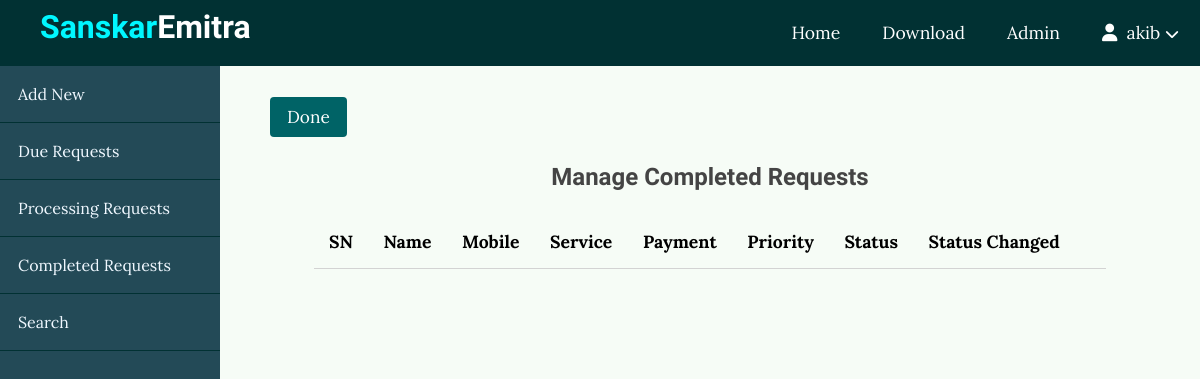
The page /customer/manage/completed (signed in) on the database as committed earlier.
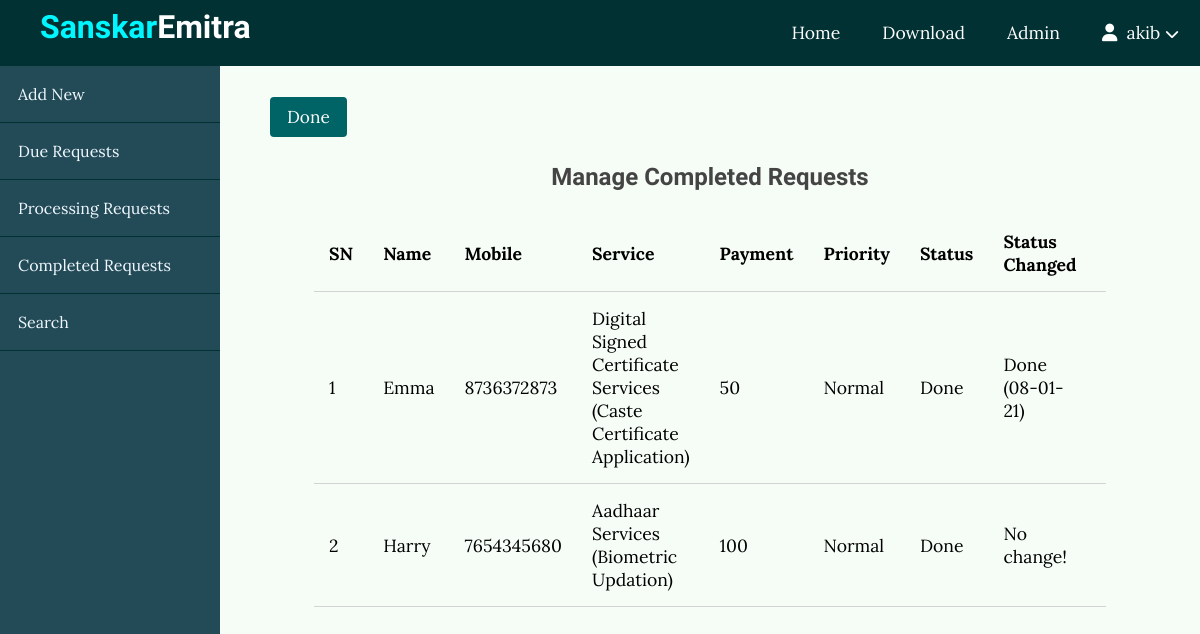
The same page on the database as committed later.
### customer/models.py (models this page shows)
class CustomerRecord(models.Model):
    name = models.CharField(max_length=100)
    mobile = models.CharField(max_length=10)
    service = models.CharField(max_length=100)
    subservice = models.CharField(max_length=100)
    payment = models.IntegerField()
    advance = models.IntegerField(default=0)
    priority = models.CharField(max_length=6)
    status = models.CharField(max_length=10, default='Due')
    StatusChanged = models.CharField(max_length=30, default='No change!')
    date = models.DateField(auto_now_add=True, blank=False)

### customer/views.py (the view)
# urls.py: path('manage/completed', views.manage_completed_view, name='manage_completed'),
@login_required(login_url="emitr:login")
def manage_completed_view(request):
    if request.method == "POST" and "remove" in request.POST:
        CustomerRecord.objects.get(pk=request.POST["remove"]).delete()
        messages.info(request, 'Successfully Deleted Record!')
        return HttpResponseRedirect(reverse("customer:manage_completed"))
    return render(request, 'customer/manage_completed.html', {
        'records': CustomerRecord.objects.filter(status='Done').order_by('-date')
    })

### customer/templates/customer/manage_completed.html (shortened to what this page needs)
{% extends 'customer/layout.html' %}
{% block main %}
    <div class="admin-content">
        <div class="button-group">
            <a href="{% url 'customer:completed' %}" class="btn">Done</a>
        </div>
        <div class="content">
            <h2 class="page-title">Manage Completed Requests</h2>
            <table>
                <thead>
                    <th>SN</th>
                    <th>Name</th>
                    <th>Mobile</th>
                    <th>Service</th>
                    <th>Payment</th>
                    <th>Priority</th>
                    <th>Status</th>
                    <th>Status Changed</th>
                    <th colspan="1"></th>
                </thead>
                <tbody>
                    {% for record in records %}
                    <tr>
                        <td>{{ forloop.counter }}</td>
                        <td>{{ record.name }}</td>
                        <td>{{ record.mobile }}</td>
                        <td>{{ record.service }} ({{ record.subservice }})</td>
                        <td>{{ record.payment }}</td>
                        <td>{{ record.priority }}</td>
                        <td>{{ record.status }}</td>
                        <td>{{ record.StatusChanged }}</td>
                        <td>
                        </td>
                    </tr>
                    {% endfor %}
                </tbody>
            </table>
        </div>
    </div>
{% endblock %}

Rows that differ between the two databases and show on the page:
now on this page (row edited): CustomerRecord: name "Emma", mobile "8736372873", service "Digital Signed Certificate Services", subservice "Caste Certificate Application", payment "50", priority "Normal", status "Done", StatusChanged "Done (08-01-21)"
now on this page (row edited): CustomerRecord: name "Harry", mobile "7654345680", service "Aadhaar Services", subservice "Biometric Updation", payment "100", priority "Normal", status "Done", StatusChanged "No change!"
